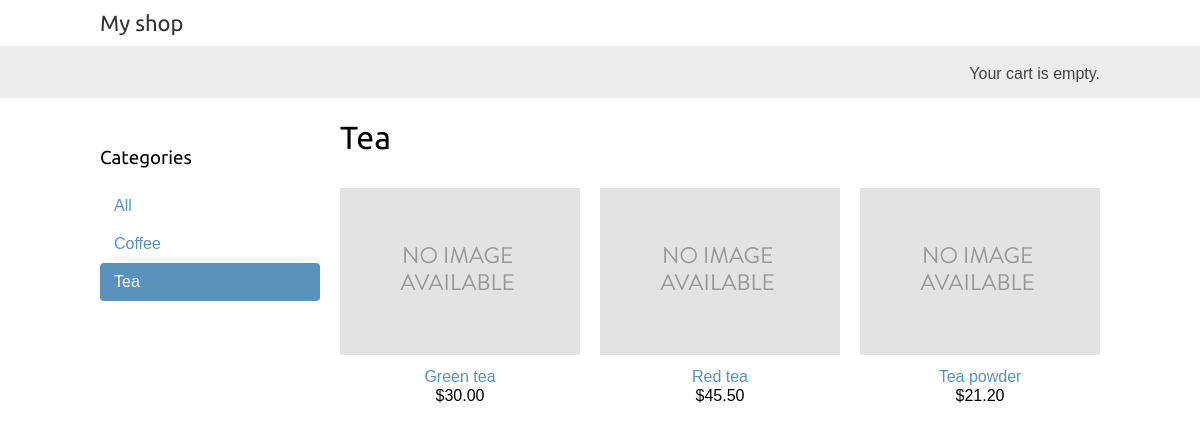
Page /tea/ on the committed database.
### shop/models.py (models this page shows, shortened)
class Category(models.Model):
	name = models.CharField(max_length=200,
							db_index=True)
	slug = models.SlugField(max_length=200,
							db_index=True,
							unique=True)
	class Meta:
		ordering = ('name',)
		verbose_name = 'category'
		verbose_name_plural = 'categories'
	def get_absolute_url(self):
		return reverse('shop:product_list_by_category',
						args=[self.slug])

class Product(models.Model):
	category = models.ForeignKey(Category,
								related_name='products')
	name = models.CharField(max_length=200, db_index=True)
	slug = models.SlugField(max_length=200, db_index=True)
	image = models.ImageField(upload_to='products/%Y/%m/%d',
							blank=True)
	description = models.TextField(blank=True)
	price = models.DecimalField(max_digits=10, decimal_places=2)
	stock = models.PositiveIntegerField()
	available = models.BooleanField(default=True)
	created = models.DateTimeField(auto_now_add=True)
	updated = models.DateTimeField(auto_now=True)
	class Meta:
		ordering = ('name',)
		index_together = (('id', 'slug'),)
	def get_absolute_url(self):
		return reverse('shop:product_detail',
						args=[self.id, self.slug])

### shop/views.py (the view)
def product_list(request, category_slug=None):
    category = None
    categories = Category.objects.all()
    products = Product.objects.filter(available=True)
    if category_slug:
        category = get_object_or_404(Category, slug=category_slug)
        products = products.filter(category=category)
    return render(request,
                    'shop/product/list.html',
                    {'category': category,
                    'categories': categories,'products': products})

### cart/cart.py (called while the page is built)
    def __len__(self):
        return sum(item['quantity'] for item in self.cart.values())

### cart/context_processors.py (called while the page is built)
def cart(request):
    return {'cart': Cart(request)}

### shop/templates/shop/product/list.html (shortened to what this page needs)
{% extends "shop/base.html" %}
{% load static %}
{% block content %}
	<div id="sidebar">
		<h3>Categories</h3>
		<ul>
			<li {% if not category %}class="selected"{% endif %}>
				<a href="{% url "shop:product_list" %}">All</a>
			</li>
			{% for c in categories %}
			<li {% if category.slug == c.slug %}class="selected"{% endif%}>
				<a href="{{ c.get_absolute_url }}">{{ c.name }}</a>
			</li>
			{% endfor %}
		</ul>
	</div>
	<div id="main" class="product-list">
		<h1>{% if category %}{{ category.name }}{% else %}Products{% endif%}</h1>
		{% for product in products %}
			<div class="item">
				<a href="{{ product.get_absolute_url }}">
					<img src="{% if product.image %}{{ product.image.url }}{%else %}{% static "img/no_image.png" %}{% endif %}">
				</a>
				<a href="{{ product.get_absolute_url }}">{{ product.name }}</a><br>
				${{ product.price }}
			</div>
		{% endfor %}
	</div>
{% endblock %}

### shop/static/css/base.css (style rules this page uses)
body { margin:0; padding:0; font-family:helvetica, sans-serif; }
h1, h2, h3, h4, h5 , h6 { font-family: 'Ubuntu', sans-serif; font-weight:normal; }
a { text-decoration:none; color:#5993bb; }
#sidebar { width:220px; padding:30px 20px 0 0; float:left; }
#sidebar ul { margin:0; padding:0; }
#sidebar ul li { margin:0; list-style:none; padding:10px 14px; }
#sidebar ul li a { display:block; }
#sidebar ul li.selected { background:#5993bb; border-radius:4px; }
#sidebar ul li.selected a { color:#fff; }
#main { float:left; width: 96%; margin-right:-220px; overflow:hidden; }
.product-list .item { width:25%; padding:10px 20px 10px 0; float:left; text-align:center; line-height:1.2; }
.product-list .item img { width:100%; margin-bottom:8px; }

### rows in the picture
Category: name "Coffee"
Category: name "Tea"
Product: name "Green tea", price "30.00"
Product: name "Red tea", price "45.50"
Product: name "Tea powder", price "21.20"
